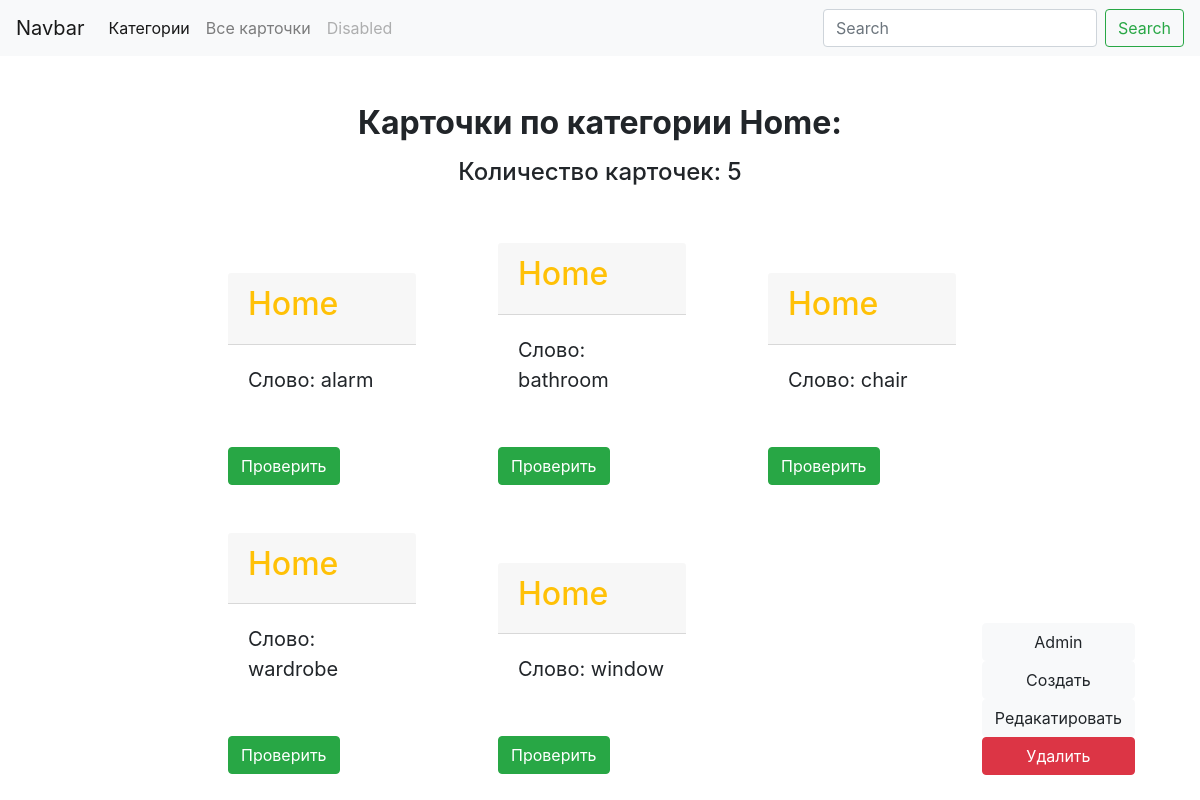
The page /category/home/ (signed in) on the database its author committed.
### card/models.py (models this page shows, shortened)
class Category(models.Model):
    title = models.CharField(max_length=30)
    slug = models.SlugField(max_length=250, unique=True)
    image = models.ImageField(upload_to='card_image', blank=True)
    cards_count = models.PositiveIntegerField(default=0, verbose_name="Кол-во карточек")
    class Meta:
        ordering = ('title',)
        verbose_name = 'category'
        verbose_name_plural = 'categories'
    def __str__(self):
        return self.title

class Cards(models.Model):
    class Meta:
        verbose_name = "Карточка"
        verbose_name_plural = "Карточки"
        ordering = ['text']
    category = models.ForeignKey(Category, on_delete=models.CASCADE,verbose_name="Категория")
    slug = models.SlugField(max_length=250, unique=True, )
    user = models.ForeignKey(settings.AUTH_USER_MODEL, on_delete=models.CASCADE, verbose_name="Пользователь")
    text = models.TextField(max_length=100, verbose_name="Слово")
    translate = models.CharField(max_length=100, verbose_name="Перевод")
    card_count = models.PositiveIntegerField(default=0, verbose_name="Кол-во карточек")

### card/views.py (the view)
# urls.py: url(r'^category/(?P<category_slug>[-\w]+)/$', list_of_cards_by_category, name='list_by_category'),
def list_of_cards_by_category(request, category_slug):
    categories = Category.objects.all()
    card = Cards.objects.all()
    if category_slug:
        category = get_object_or_404(Category, slug__iexact=category_slug)
        card = card.filter(category=category)
        count = Cards.objects.filter(category=category).count()
        counts = str(count)
    template = 'card/list_by_category.html'
    context = {"categories": categories, "card": card, "category": category, 'counts': counts, }
    return render(request, template, context,)

### card/templates/card/list_by_category.html (shortened to what this page needs)
{% extends 'card/base_card.html' %}
{% block content %}
    <div class="container mt-5 col-9">
        <h2 class="text-center font-weight-bold">Карточки по категории {{ category.title }}:</h2>
        <h4 class="text-center mt-3">Количество карточек: {{ counts }}</h4>
        {% for cards in card %}
            <div class="d-inline-block col-3 ml-5 mt-5">
                <div class="card-header">
                    <h2><a href="{% url 'list_by_category' category_slug=category.slug %}" class="text-warning">
                        {{ cards.category }}
                        </a>
                    </h2>
                </div>
                <div class="card-body">
                    <blockquote class="blockquote mb-0">
                        <p>Слово: {{ cards.text }}</p>
                    </blockquote>
                </div>
                <a class="btn btn-success mt-3" href="{% url 'card_detail' slug=cards.slug %}">Проверить</a>
            </div>
        {% endfor %}
    </div>
{% endblock %}

### rows shown on the page
Category: title "Home"
Cards: category "Home", text "alarm"
Cards: category "Home", text "bathroom"
Cards: category "Home", text "chair"
Cards: category "Home", text "wardrobe"
Cards: category "Home", text "window"

### other values the page prints
{{ counts }} "5"
